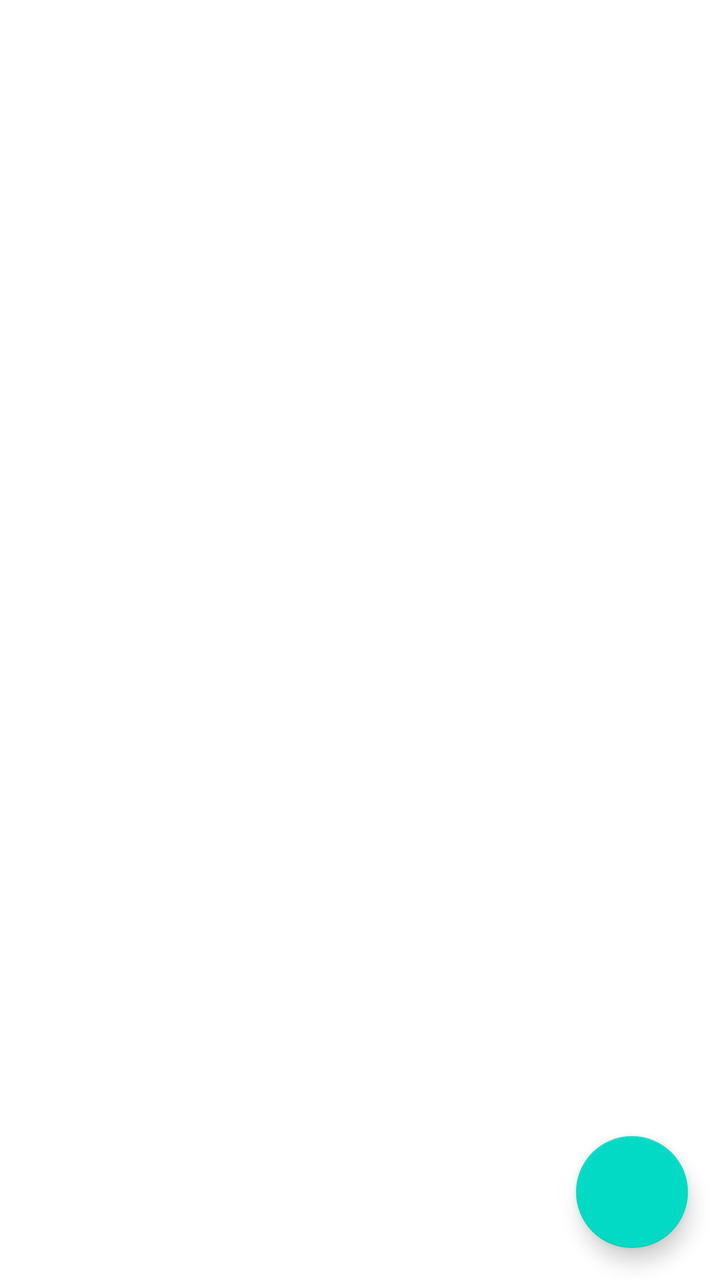
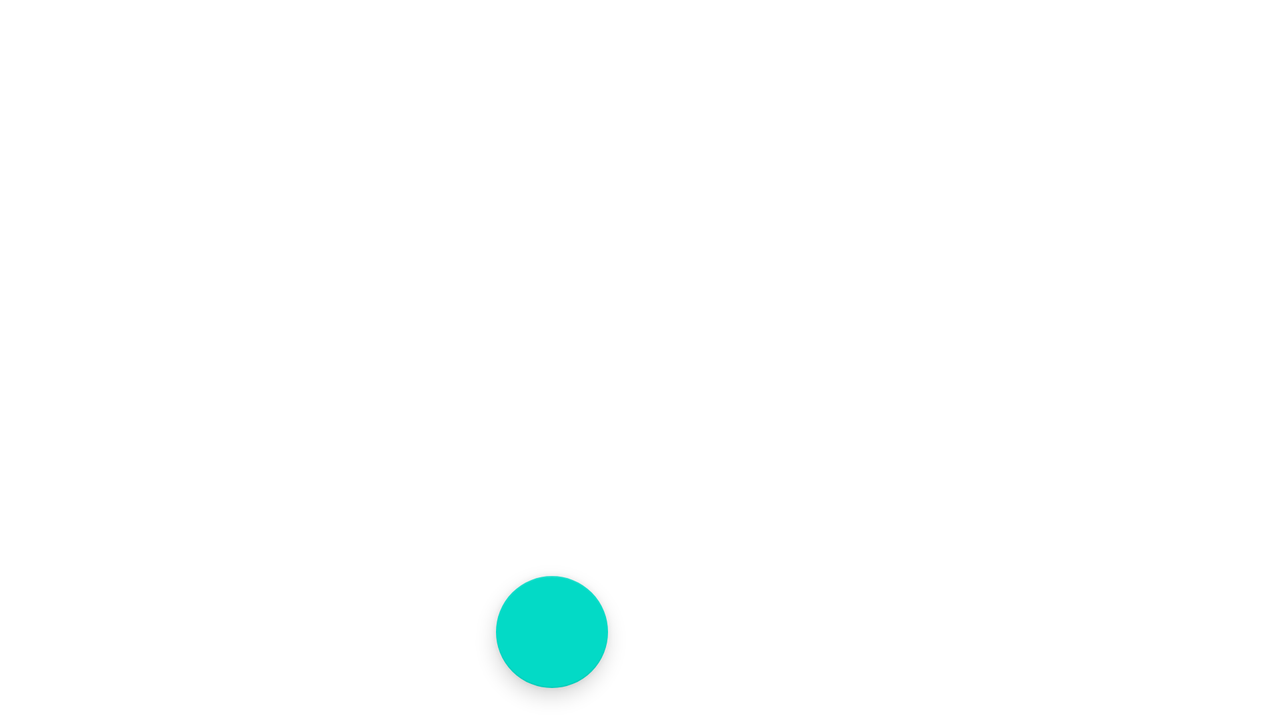

Compare how this app lays out the same screen by default and in its alternative resource folder. The renders come first, then the two layout files and the values they reference.
<!-- AndroidManifest.xml: application theme Theme.ShoppingListXML -->
<!-- res/layout/activity_main.xml -->
<?xml version="1.0" encoding="utf-8"?>
<androidx.constraintlayout.widget.ConstraintLayout xmlns:android="http://schemas.android.com/apk/res/android"
    xmlns:app="http://schemas.android.com/apk/res-auto"
    xmlns:tools="http://schemas.android.com/tools"
    android:id="@+id/main"
    android:layout_width="match_parent"
    android:layout_height="match_parent"
    tools:context=".presentation.MainActivity">

    <ScrollView
        android:layout_width="match_parent"
        android:layout_height="match_parent">

        <LinearLayout
            android:id="@+id/ll_shop_list"
            android:layout_width="match_parent"
            android:layout_height="wrap_content"
            android:orientation="vertical" />
    </ScrollView>

    <androidx.recyclerview.widget.RecyclerView
        android:id="@+id/rv_shop_list"
        android:layout_width="0dp"
        android:layout_height="0dp"
        android:visibility="gone"
        app:layout_constraintBottom_toBottomOf="parent"
        app:layout_constraintEnd_toEndOf="parent"
        app:layout_constraintStart_toStartOf="parent"
        app:layout_constraintTop_toTopOf="parent"
        app:layoutManager="androidx.recyclerview.widget.LinearLayoutManager"
        tools:listitem="@layout/item_shop_enabled" />

    <com.google.android.material.floatingactionbutton.FloatingActionButton
        android:id="@+id/button_add_shop_item"
        android:layout_width="wrap_content"
        android:layout_height="wrap_content"
        android:layout_marginEnd="16dp"
        android:layout_marginBottom="16dp"
        android:clickable="true"
        android:contentDescription="@string/add_new_shop_item"
        android:focusable="true"
        app:layout_constraintBottom_toBottomOf="parent"
        app:layout_constraintEnd_toEndOf="parent"
        app:srcCompat = "@drawable/baseline_add_24"/>


</androidx.constraintlayout.widget.ConstraintLayout>
<!-- res/layout/item_shop_enabled.xml (included above) -->
<?xml version="1.0" encoding="utf-8"?>
<layout>
    <data >
        <variable
            name="shopItem"
            type="com.example.shoppinglistxml.domain.ShopItem" />
    </data>
    <androidx.cardview.widget.CardView xmlns:android="http://schemas.android.com/apk/res/android"
        xmlns:app="http://schemas.android.com/apk/res-auto"
        xmlns:tools="http://schemas.android.com/tools"
        android:layout_width="match_parent"
        android:layout_height="wrap_content"
        android:layout_marginStart="8dp"
        android:layout_marginTop="4dp"
        android:layout_marginEnd="8dp"
        android:layout_marginBottom="4dp"
        app:cardCornerRadius="10dp"
        app:cardElevation="4dp"
        app:cardUseCompatPadding="true">

        <LinearLayout
            android:layout_width="match_parent"
            android:layout_height="wrap_content"
            android:background="@android:color/holo_purple"
            android:orientation="horizontal"
            android:padding="16dp">

            <TextView
                android:id="@+id/tv_name"
                android:layout_width="0dp"
                android:layout_height="wrap_content"
                android:layout_weight="1"
                android:text="@{shopItem.name}"
                android:textColor="#A7ADB3"
                android:textSize="16sp"
                android:textStyle="bold" />

            <TextView
                android:id="@+id/tv_count"
                android:layout_width="wrap_content"
                android:layout_height="wrap_content"
                android:textColor="@color/white"
                android:textSize="16sp"
                android:textStyle="bold"
                android:text="@{String.valueOf(shopItem.count)}"
                tools:text="1" />
        </LinearLayout>

    </androidx.cardview.widget.CardView>
</layout>
<!-- resources referenced by this layout -->
<resources>
  <string name="add_new_shop_item">Add new shop item</string>
  <style name="Theme.ShoppingListXML" parent="Base.Theme.ShoppingListXML" />
  <style name="Base.Theme.ShoppingListXML" parent="Theme.MaterialComponents.DayNight.NoActionBar">
          
          
      </style>
</resources>
<!-- res/layout-land/activity_main.xml (the repository's variant of the layout above) -->
<!-- drawn on the phone turned sideways -->
<?xml version="1.0" encoding="utf-8"?>
<layout>

    <androidx.constraintlayout.widget.ConstraintLayout xmlns:android="http://schemas.android.com/apk/res/android"
        xmlns:app="http://schemas.android.com/apk/res-auto"
        xmlns:tools="http://schemas.android.com/tools"
        android:id="@+id/main"
        android:layout_width="match_parent"
        android:layout_height="match_parent"
        tools:context=".presentation.MainActivity">

        <androidx.recyclerview.widget.RecyclerView
            android:id="@+id/rv_shop_list"
            android:layout_width="0dp"
            android:layout_height="0dp"
            app:layoutManager="androidx.recyclerview.widget.LinearLayoutManager"
            app:layout_constraintBottom_toBottomOf="parent"
            app:layout_constraintEnd_toEndOf="@id/guideline_middle"
            app:layout_constraintStart_toStartOf="parent"
            app:layout_constraintTop_toTopOf="parent"
            tools:listitem="@layout/item_shop_enabled" />

        <com.google.android.material.floatingactionbutton.FloatingActionButton
            android:id="@+id/button_add_shop_item"
            android:layout_width="wrap_content"
            android:layout_height="wrap_content"
            android:layout_marginEnd="16dp"
            android:layout_marginBottom="16dp"
            android:clickable="true"
            android:contentDescription="@string/add_new_shop_item"
            android:focusable="true"
            app:layout_constraintBottom_toBottomOf="parent"
            app:layout_constraintEnd_toEndOf="@id/guideline_middle"
            app:srcCompat="@drawable/baseline_add_24" />

        <androidx.constraintlayout.widget.Guideline
            android:id="@+id/guideline_middle"
            android:layout_width="wrap_content"
            android:layout_height="wrap_content"
            android:orientation="vertical"
            app:layout_constraintGuide_percent="0.5" />

        <androidx.fragment.app.FragmentContainerView
            android:id="@+id/shop_item_container"
            android:layout_width="0dp"
            android:layout_height="match_parent"
            app:layout_constraintEnd_toEndOf="parent"
            app:layout_constraintStart_toStartOf="@id/guideline_middle" />

    </androidx.constraintlayout.widget.ConstraintLayout>
</layout>
